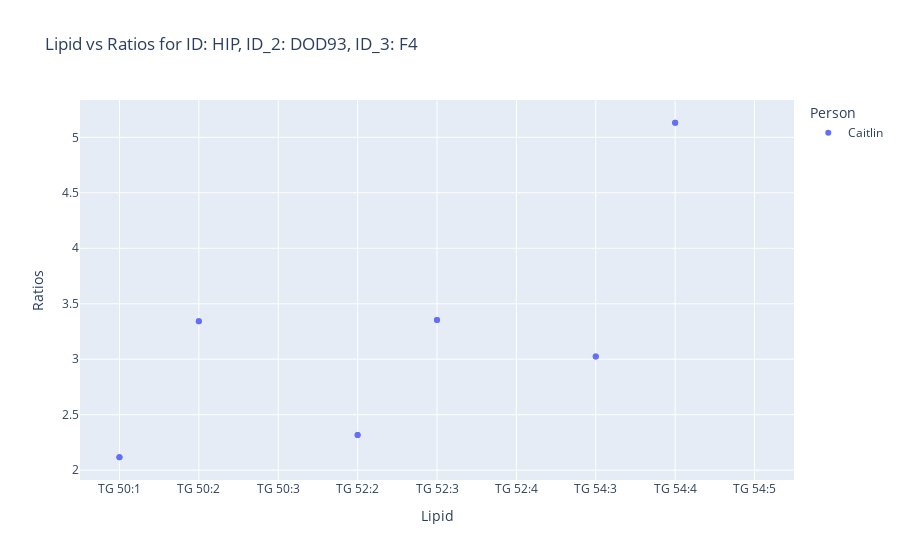
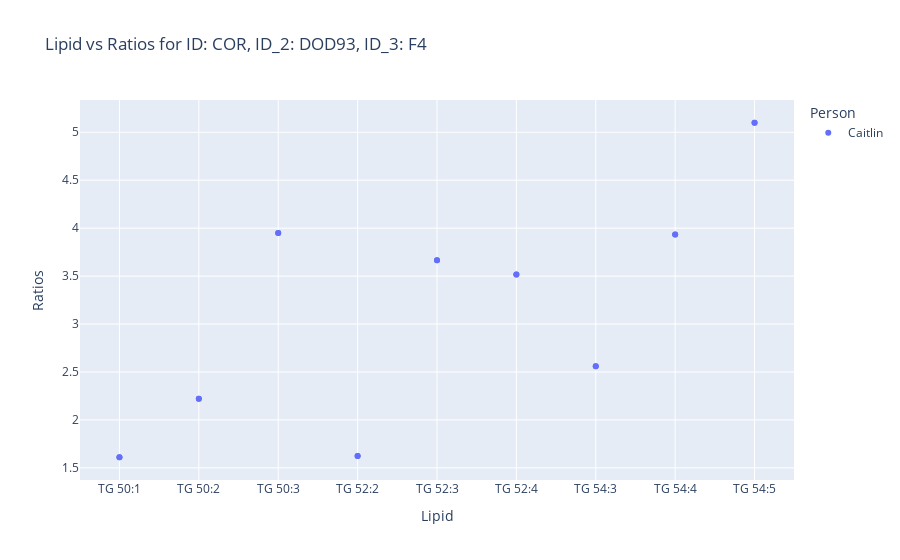
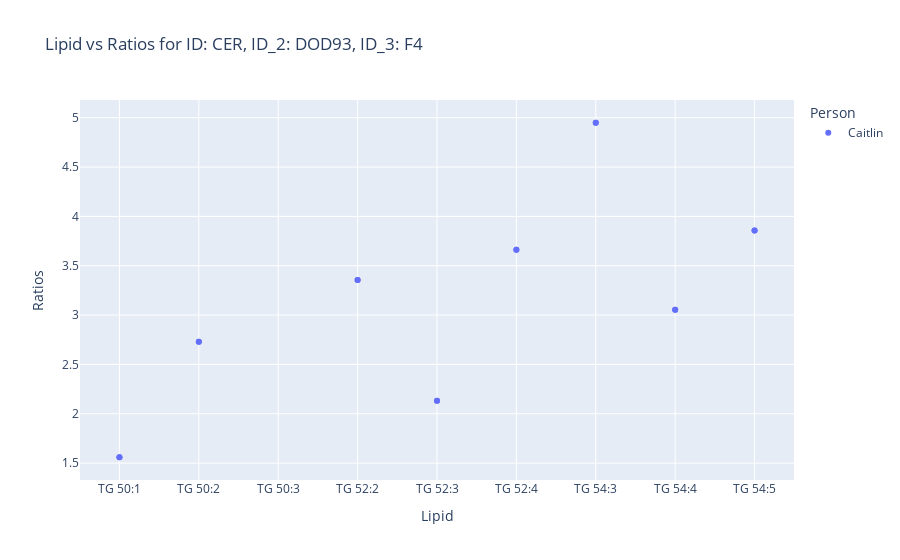

Source (notebook cell) for these figures, in order:
### Code cell
import plotly.express as px
save_dir = "Projects/04_29_23/Plots/validation/"
# Fill NaN values in the 'ID', 'ID_2', and 'ID_3' columns with a default value
validation['ID'] = validation['ID'].fillna('UNKNOWN')
validation['ID_2'] = validation['ID_2'].fillna('UNKNOWN')
validation['ID_3'] = validation['ID_3'].fillna('UNKNOWN')

# Loop through unique combinations of ID, ID_2, and ID_3
unique_ids = validation[['ID', 'ID_2', 'ID_3']].drop_duplicates().values

for id1, id2, id3 in unique_ids:
    # Filter the DataFrame for the current ID, ID_2, and ID_3
    filtered_df = validation[(validation['ID'] == id1) & (validation['ID_2'] == id2) & (validation['ID_3'] == id3)]

    # Create scatter plot for the current ID, ID_2, and ID_3
    fig = px.scatter(filtered_df, x="Lipid", y="Ratios", color="Person",
                     title=f"Lipid vs Ratios for ID: {id1}, ID_2: {id2}, ID_3: {id3}",
                     labels={"Lipid": "Lipid", "Ratios": "Ratios"},
                     hover_data=["Sample_ID"])
    # Save the figure as PNG
    save_path = os.path.join(save_dir, f"plot_{id1}_{id2}_{id3}.png")
    fig.write_image(save_path, format='png')

    # Display the figure
    fig.show()

### Figure 1 — Plotly figure (JSON) as saved in the notebook; plotly's stock layout.template omitted (floating-point values rounded to 4 significant figures)
{"data": [{"customdata": [["DOD93 5xFAD F4 Hippocampus"], ["DOD93 5xFAD F4 Hippocampus"], ["DOD93 5xFAD F4 Hippocampus"], ["DOD93 5xFAD F4 Hippocampus"], ["DOD93 5xFAD F4 Hippocampus"], ["DOD93 5xFAD F4 Hippocampus"], ["DOD93 5xFAD F4 Hippocampus"], ["DOD93 5xFAD F4 Hippocampus"], ["DOD93 5xFAD F4 Hippocampus"], ["DOD93 5xFAD F4 Hippocampus"], ["DOD93 5xFAD F4 Hippocampus"], ["DOD93 5xFAD F4 Hippocampus"], ["DOD93 5xFAD F4 Hippocampus"], ["DOD93 5xFAD F4 Hippocampus"], ["DOD93 5xFAD F4 Hippocampus"], ["DOD93 5xFAD F4 Hippocampus"], ["DOD93 5xFAD F4 Hippocampus"], ["DOD93 5xFAD F4 Hippocampus"]], "hovertemplate": "Person=Caitlin<br>Lipid=%{x}<br>Ratios=%{y}<br>Sample_ID=%{customdata[0]}<extra></extra>", "legendgroup": "Caitlin", "marker": {"color": "#636efa", "symbol": "circle"}, "mode": "markers", "name": "Caitlin", "orientation": "v", "showlegend": true, "type": "scatter", "x": ["TG 50:1", "TG 50:2", "TG 50:3", "TG 52:2", "TG 52:3", "TG 52:4", "TG 54:3", "TG 54:4", "TG 54:5", "TG 50:1", "TG 50:2", "TG 50:3", "TG 52:2", "TG 52:3", "TG 52:4", "TG 54:3", "TG 54:4", "TG 54:5"], "xaxis": "x", "y": [2.116, 3.342, null, 2.317, 3.354, null, 3.024, 5.132, null, 2.116, 3.342, null, 2.317, 3.354, null, 3.024, 5.132, null], "yaxis": "y"}], "layout": {"legend": {"title": {"text": "Person"}, "tracegroupgap": 0}, "title": {"text": "Lipid vs Ratios for ID: HIP, ID_2: DOD93, ID_3: F4"}, "xaxis": {"anchor": "y", "domain": [0, 1], "title": {"text": "Lipid"}}, "yaxis": {"anchor": "x", "domain": [0, 1], "title": {"text": "Ratios"}}}}

### Figure 2 — Plotly figure (JSON) as saved in the notebook; plotly's stock layout.template omitted (floating-point values rounded to 4 significant figures)
{"data": [{"customdata": [["DOD93 5xFAD F4 Cortex"], ["DOD93 5xFAD F4 Cortex"], ["DOD93 5xFAD F4 Cortex"], ["DOD93 5xFAD F4 Cortex"], ["DOD93 5xFAD F4 Cortex"], ["DOD93 5xFAD F4 Cortex"], ["DOD93 5xFAD F4 Cortex"], ["DOD93 5xFAD F4 Cortex"], ["DOD93 5xFAD F4 Cortex"], ["DOD93 5xFAD F4 Cortex"], ["DOD93 5xFAD F4 Cortex"], ["DOD93 5xFAD F4 Cortex"], ["DOD93 5xFAD F4 Cortex"], ["DOD93 5xFAD F4 Cortex"], ["DOD93 5xFAD F4 Cortex"], ["DOD93 5xFAD F4 Cortex"], ["DOD93 5xFAD F4 Cortex"], ["DOD93 5xFAD F4 Cortex"]], "hovertemplate": "Person=Caitlin<br>Lipid=%{x}<br>Ratios=%{y}<br>Sample_ID=%{customdata[0]}<extra></extra>", "legendgroup": "Caitlin", "marker": {"color": "#636efa", "symbol": "circle"}, "mode": "markers", "name": "Caitlin", "orientation": "v", "showlegend": true, "type": "scatter", "x": ["TG 50:1", "TG 50:2", "TG 50:3", "TG 52:2", "TG 52:3", "TG 52:4", "TG 54:3", "TG 54:4", "TG 54:5", "TG 50:1", "TG 50:2", "TG 50:3", "TG 52:2", "TG 52:3", "TG 52:4", "TG 54:3", "TG 54:4", "TG 54:5"], "xaxis": "x", "y": [1.611, 2.22, 3.949, 1.624, 3.665, 3.516, 2.559, 3.934, 5.099, 1.611, 2.22, 3.949, 1.624, 3.665, 3.516, 2.559, 3.934, 5.099], "yaxis": "y"}], "layout": {"legend": {"title": {"text": "Person"}, "tracegroupgap": 0}, "title": {"text": "Lipid vs Ratios for ID: COR, ID_2: DOD93, ID_3: F4"}, "xaxis": {"anchor": "y", "domain": [0, 1], "title": {"text": "Lipid"}}, "yaxis": {"anchor": "x", "domain": [0, 1], "title": {"text": "Ratios"}}}}

### Figure 3 — Plotly figure (JSON) as saved in the notebook; plotly's stock layout.template omitted (floating-point values rounded to 4 significant figures)
{"data": [{"customdata": [["DOD93 5xFAD F4 Cerebellum"], ["DOD93 5xFAD F4 Cerebellum"], ["DOD93 5xFAD F4 Cerebellum"], ["DOD93 5xFAD F4 Cerebellum"], ["DOD93 5xFAD F4 Cerebellum"], ["DOD93 5xFAD F4 Cerebellum"], ["DOD93 5xFAD F4 Cerebellum"], ["DOD93 5xFAD F4 Cerebellum"], ["DOD93 5xFAD F4 Cerebellum"], ["DOD93 5xFAD F4 Cerebellum"], ["DOD93 5xFAD F4 Cerebellum"], ["DOD93 5xFAD F4 Cerebellum"], ["DOD93 5xFAD F4 Cerebellum"], ["DOD93 5xFAD F4 Cerebellum"], ["DOD93 5xFAD F4 Cerebellum"], ["DOD93 5xFAD F4 Cerebellum"], ["DOD93 5xFAD F4 Cerebellum"], ["DOD93 5xFAD F4 Cerebellum"]], "hovertemplate": "Person=Caitlin<br>Lipid=%{x}<br>Ratios=%{y}<br>Sample_ID=%{customdata[0]}<extra></extra>", "legendgroup": "Caitlin", "marker": {"color": "#636efa", "symbol": "circle"}, "mode": "markers", "name": "Caitlin", "orientation": "v", "showlegend": true, "type": "scatter", "x": ["TG 50:1", "TG 50:2", "TG 50:3", "TG 52:2", "TG 52:3", "TG 52:4", "TG 54:3", "TG 54:4", "TG 54:5", "TG 50:1", "TG 50:2", "TG 50:3", "TG 52:2", "TG 52:3", "TG 52:4", "TG 54:3", "TG 54:4", "TG 54:5"], "xaxis": "x", "y": [1.559, 2.729, null, 3.356, 2.131, 3.662, 4.949, 3.053, 3.856, 1.559, 2.729, null, 3.356, 2.131, 3.662, 4.949, 3.053, 3.856], "yaxis": "y"}], "layout": {"legend": {"title": {"text": "Person"}, "tracegroupgap": 0}, "title": {"text": "Lipid vs Ratios for ID: CER, ID_2: DOD93, ID_3: F4"}, "xaxis": {"anchor": "y", "domain": [0, 1], "title": {"text": "Lipid"}}, "yaxis": {"anchor": "x", "domain": [0, 1], "title": {"text": "Ratios"}}}}
